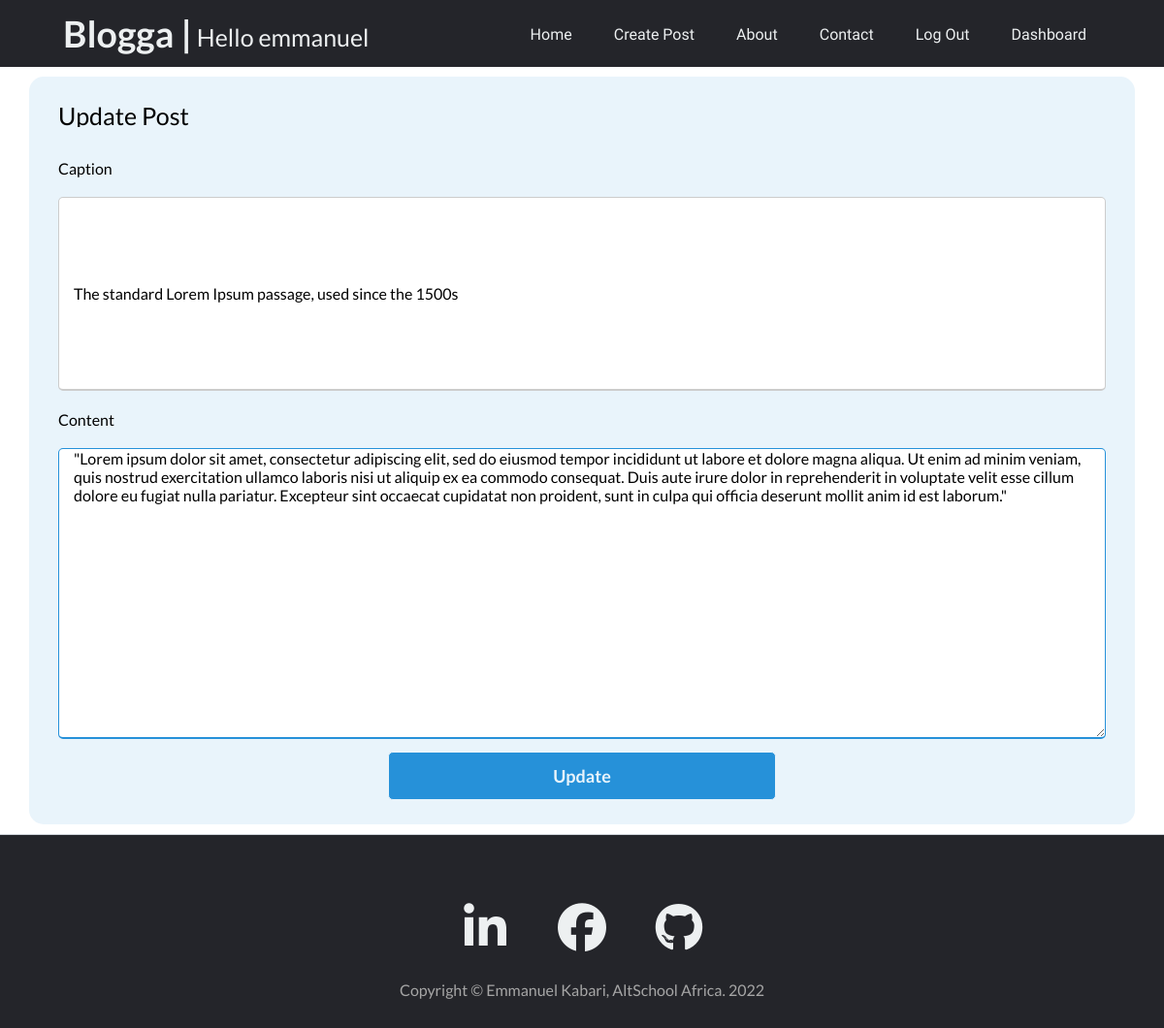
/blogposts/post/edit_post/2/ (signed in), run on an earlier commit of the app's database.
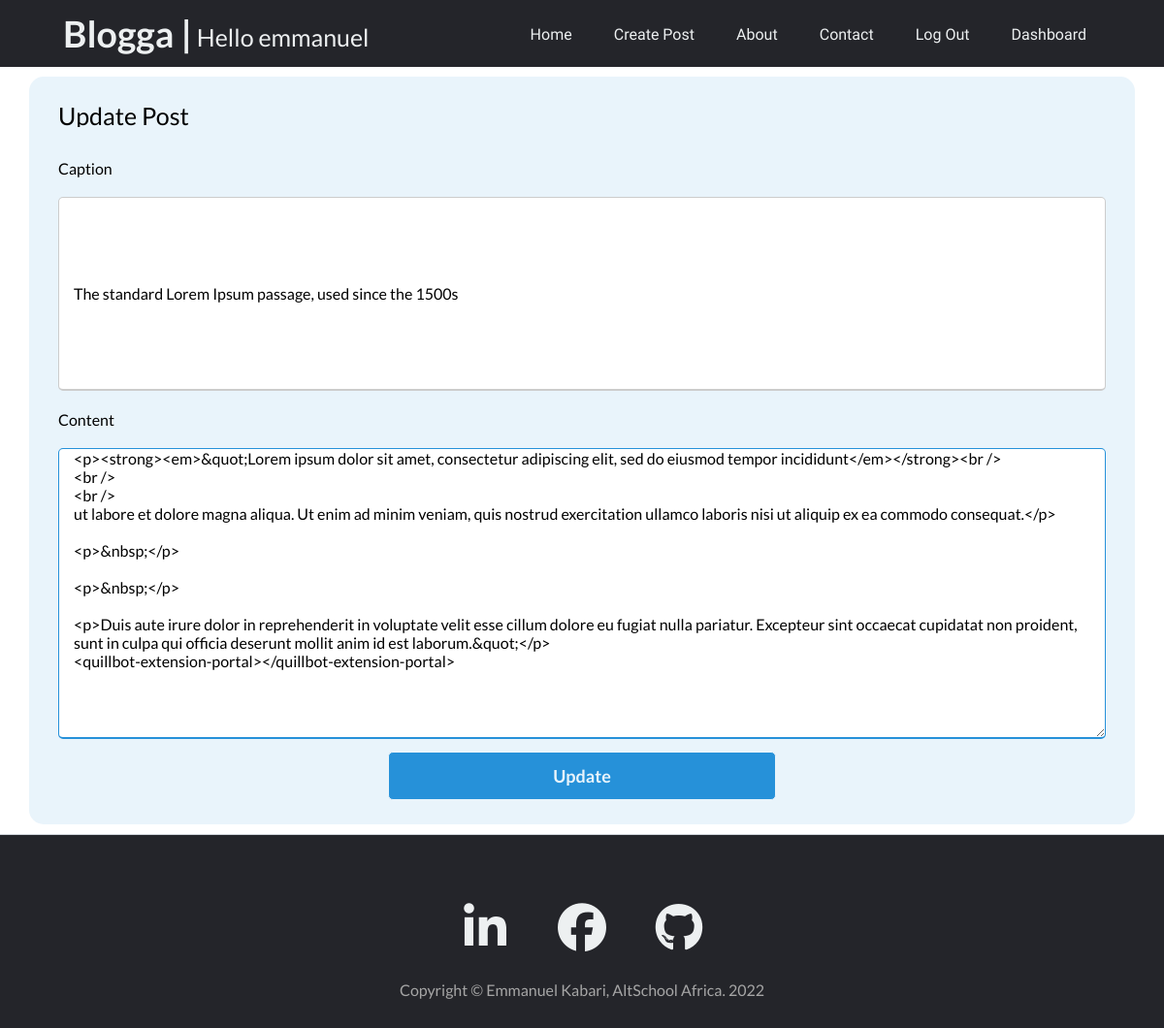
And on a later commit of the database.
### app.py (models this page shows, shortened)
class BlogPost(db.Model):
    __tablename__ = 'blog_post'
    id = db.Column(db.Integer(), primary_key=True)
    caption = db.Column(db.String(), nullable=False)
    content = db.Column(db.String(), nullable=False)
    owner_id = db.Column(db.Integer(), db.ForeignKey(
        'users.id'), nullable=False)
    date_created = db.Column(db.DateTime(), default=datetime.utcnow)

### app.py (the view, shortened to what this page needs)
@app.route('/blogposts/post/edit_post/<int:id>/', methods=['GET', 'POST'])
@login_required
def edit_post(id):
    post = BlogPost.query.get_or_404(id)
    form = CreatePostForm(caption=post.caption,
                          content=post.content, owner=current_user)
    return render_template('edit_post.html', post=post, form=form)

### forms.py
class CreatePostForm(FlaskForm):
    caption = StringField('Caption', validators=[DataRequired()])
    content = CKEditorField('Content', validators=[DataRequired()])
    submit = SubmitField('Post')

### app.py (called while the page is built)
@login_manager.user_loader
def user_loader(id):
    return User.query.get(int(id))

### templates/edit_post.html (shortened to what this page needs)
{% extends 'base.html' %}
{% block content %}
<section class="message-section">
    <div class="message-container">
        <div class="message-title">Update Post</div>
        <form action="{{ url_for('edit_post', id=post.id) }}" method="POST">
            <div class="message-data">
                <div class="title-box">
                    {{ form.caption.label(class="message-details") }}
                    {{ form.caption(class="input-control", id="caption" , placeholder="Create a Caption") }}
                </div>
                <div class="message-box">
                    {{ form.content.label(class="message-details") }}
                    <textarea {{ form.content(class="input-control" , id="content" , placeholder="Enter your Message" ) }}</textarea>
                </div>
            </div>
            <div class="button">
                {{ form.submit(value="Update") }}
            </div>
        </form>
    </div>
</section>
{% endblock %}

What changed in the data, as far as the page shows it:
changed BlogPost "The standard Lorem Ipsum passage, used since the 1500s": content "\"Lorem ipsum dolor sit amet, consectetur adipiscing elit, sed do eiusmod tempor incididunt ut labore et dolore magna aliqua. Ut enim ad minim veniam, quis nostrud exercitation ullamco laboris nisi ut aliquip ex ea commodo consequat. Duis aute irure dolor in reprehenderit in voluptate velit esse cillum dolore eu fugiat nulla pariatur. Excepteur sint occaecat cupidatat non proident, sunt in culpa qui officia deserunt mollit anim id est laborum.\"" → "<p><strong><em>&quot;Lorem ipsum dolor sit amet, consectetur adipiscing elit, sed do eiusmod tempor incididunt</em></strong><br /> <br /> <br /> ut labore et dolore magna aliqua. Ut enim ad minim veniam, quis nostrud exercitation ullamco laboris nisi ut aliquip ex ea commodo consequat.</p> <p>&nbsp;</p> <p>&nbsp;</p> <p>Duis aute irure dolor in reprehenderit in voluptate velit esse cillum dolore eu fugiat nulla pariatur. Excepteur sint occaecat cupidatat non proident, sunt in culpa qui officia deserunt mollit anim id est laborum.&quot;</p> <quillbot-extension-portal></quillbot-extension-portal>"
